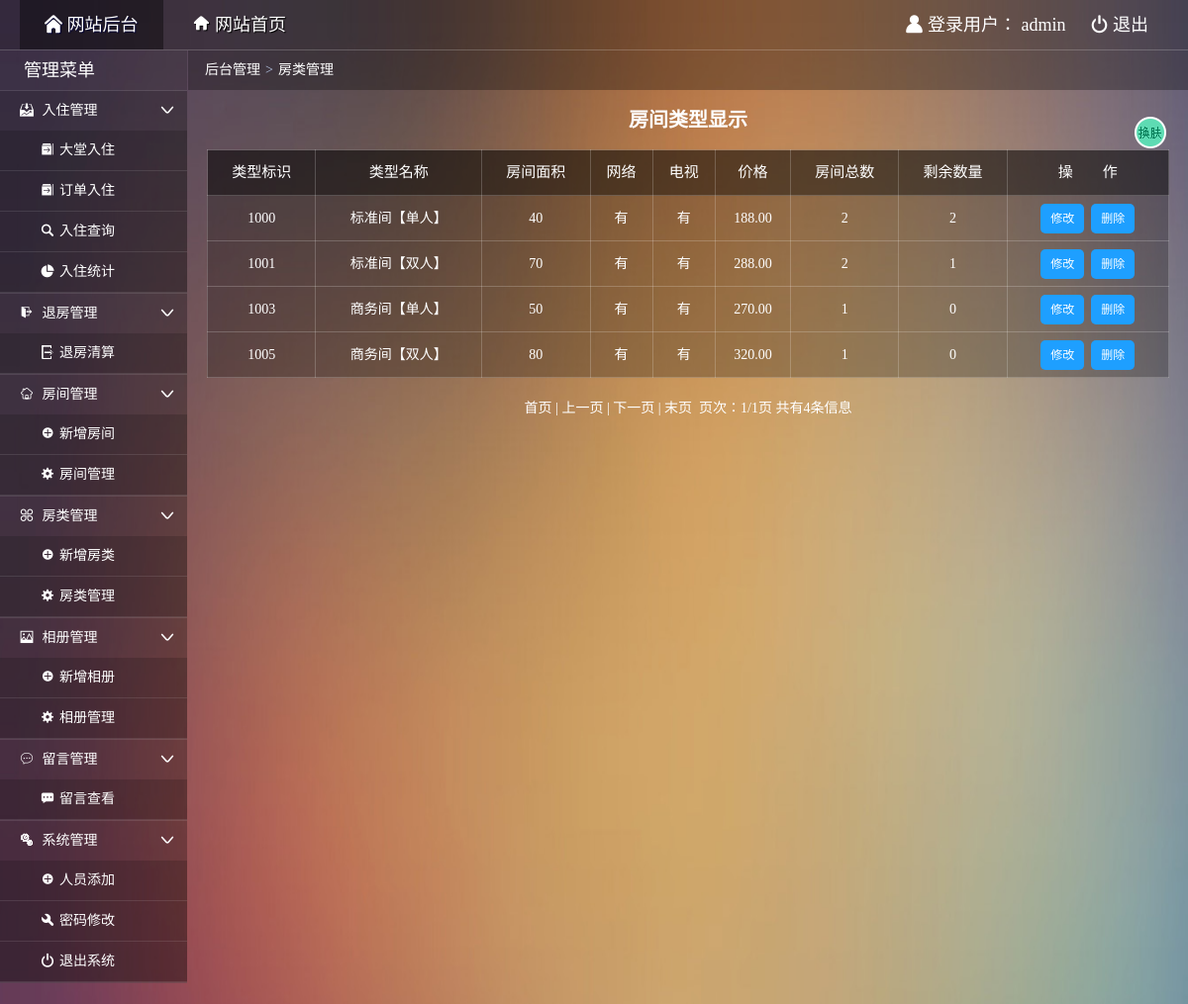
The page /admin/admin_rtypemgr.php (signed in) on the database its author committed.
### tables this page shows
CREATE TABLE IF NOT EXISTS `roomtype` (
  `typeid` int(4) NOT NULL auto_increment COMMENT '类型标识',
  `typename` varchar(20) NOT NULL COMMENT '类型名称',
  `area` varchar(2) NOT NULL COMMENT '房间面积',
  `hasNet` char(1) NOT NULL default '有' COMMENT '网络',
  `hasTV` char(1) NOT NULL default '有' COMMENT '有线电视',
  `price` decimal(8,2) NOT NULL COMMENT '价格',
  `totalnum` int(4) NOT NULL COMMENT '房间数量',
  `leftnum` int(4) NOT NULL COMMENT '剩余数量',
  PRIMARY KEY  (`typeid`)
);

### admin/admin_rtypemgr.php (the view, shortened to what this page needs)
<!doctype html>
<html>
<head>
  <link rel="stylesheet" type="text/css" href="css/common.css"/>
  <link rel="stylesheet" type="text/css" href="css/main.css"/>
</head>
<body>
  <div class="topbar-wrap white">
    <div class="topbar-inner clearfix">
      <div class="topbar-logo-wrap clearfix">
        <ul class="navbar-list clearfix">
          <li><a class="on" href="admin_index.php"><i class="icon-font">&#xe622;</i> 网站后台</a></li>
          <li><a href="../index.php" target="_blank"><i class="icon-font">&#xe681;</i> 网站首页</a></li>
        </ul>
      </div>
      <div class="top-info-wrap">
        <ul class="top-info-list clearfix">
          <li><i class="icon-font">&#xe607;</i> 登录用户：
            <?php
            if($_SESSION["aname"]){
              echo $_SESSION["aname"];
            }else{
              header("location:index.php");
              exit;
            }
            ?>
            </li>
          <li><a href="admin_logout.php"><i class="icon-font">&#xe638;</i> 退出</a></li>
        </ul>
      </div>
    </div>
  </div>
  <div class="container clearfix">
    <div class="main-wrap">
      <div class="crumb-wrap">
        <div class="crumb-list"><i class="icon-font"></i><a href="admin_index.php">后台管理</a><span class="crumb-step">&gt;</span><span class="crumb-name">房类管理</span></div>
      </div>
      <div class="search-wrap">房间类型显示</div>
      <div class="result-wrap">
        <div class="result-content">
          <table class="result-tab" width="100%">
            <tr>
              <th class="tc">类型标识</th>
              <th class="tc">类型名称</th>
              <th class="tc">房间面积</th>
              <th class="tc">网络</th>
              <th class="tc">电视</th>
              <th class="tc">价格</th>
              <th class="tc">房间总数</th>
              <th class="tc">剩余数量</th>
              <th class="tc">操&emsp;&emsp;作</th>
            </tr>
            <?php
              require("../dbconnect.php");
              $pagesize = 10;
              $sql = "select * from roomtype";
              $rs=mysqli_query($db_link,$sql);
              $recordcount=mysqli_num_rows($rs);
              $pagecount=($recordcount-1)/$pagesize+1;
              $pagecount=(int)$pagecount;
              $pageno=@$_GET["pageno"];
              if($pageno=="")
              {
                  $pageno=1;
              }
              $startno=($pageno-1)*$pagesize;
              $sql = "select * from roomtype order by typeid asc limit $startno,$pagesize";
              $rs=mysqli_query($db_link,$sql);
              while($rows=mysqli_fetch_assoc($rs))
              {?>
              <tr>
                <td class='tc'><?php echo $rows["typeid"] ?></td>
                <td class='tc'><?php echo $rows["typename"] ?></td>
                <td class='tc'><?php echo $rows["area"] ?></td>
                <td class='tc'><?php echo $rows["hasNet"] ?></td>
                <td class='tc'><?php echo $rows["hasTV"] ?></td>
                <td class='tc'><?php echo $rows["price"] ?></td>
                <td class='tc'><?php echo $rows["totalnum"] ?></td>
                <td class='tc'><?php echo $rows["leftnum"] ?></td>
                <td class='tc'>
                  <a href='admin_rtypemod.php?rid=<?php echo $rows["typeid"] ?>'  class='link-update'>修改</a>&nbsp;&nbsp;<a href='delete.php?rid=<?php echo $rows["typeid"] ?>' class='link-del''>删除</a>
                </td>
              </tr>
            <?php } ?>
          </table>
          <div class="list-page">
              <?php
                if($pageno==1)
                {
                  if($recordcount>$pagesize){
                    echo "首页 | 上一页 | <a href='?pageno=".($pageno+1)."'>下一页</a> | <a href='?pageno=".$pagecount."'>末页</a>";
                  }else{
                    echo "首页 | 上一页 | 下一页 | 末页";
                  }
                }
                echo "&nbsp;&nbsp;页次：".$pageno."/".$pagecount."页&nbsp;共有".$recordcount."条信息";
              ?>
          </div>
        </div>
      </div>
    </div>
  </div>
</body>
</html>

### admin/css/common.css (style rules this page uses)
html { height:100%; }
body { width:100%;font:14px/1.5 '微软雅黑';word-wrap:break-word;word-break:break-all;-webkit-text-size-adjust:none;background-color: #54364a;background-repeat: no-repeat;background-size:100% 200%;color:#fff; }
body,dl,dd,h1,h2,h3,h4,h5,h6,p,form,ul,ol,blockquote { margin:0 }
table { border-collapse:collapse;border-spacing:0 }
em,i,cite,blockquote { font-style:normal }
ul,ol,li { list-style:none outside;padding:0 }
h1,h2,h3,h4,h5,h6 { font-size:100% }
a { color:#fff;text-decoration:none;outline:0 }
.tc { text-align:center; }
.clearfix:after { content:".";display:block;height:0;clear:both;visibility:hidden; }
.clearfix { *height:1%; }
.white,.white a:link,.white a:visited { color:#fff; }
.icon-font { font-family:'iconfont'; speak:none; font-weight:400; font-style:normal; font-variant:normal; text-transform:none; line-height:1; -webkit-font-smoothing:antialiased; }
.topbar-wrap { height:50px;line-height:50px;background:rgba(0, 0, 0, 0.3);border-bottom: 1px solid rgba(255, 255, 255, 0.2); }
.topbar-logo-wrap { float:left; }
.topbar-inner { font-size:18px;padding:0 20px; }
.navbar-list { float:left; }
.top-info-wrap { float:right; }
.navbar-list li { float:left; }
.navbar-list li a { float:left;margin-right:5px;padding:0 25px;text-shadow:1px 1px 1px #000; }
.navbar-list li a.on { color:#fff;text-shadow:1px 1px 1px #003;background:rgba(0,0,0,0.4); }
.top-info-list li { float:left; }
.top-info-list li a { float:left;margin-left:5px;padding:0 20px;display:inline;zoom:1; }
.list-page { padding:20px 0;text-align:center; }

### admin/css/main.css (style rules this page uses)
.sidebar-wrap { float: left;width: 189px;background: rgba(0, 0, 0, 0.20); }
.main-wrap { margin-left: 190px;min-height:100%; }
.sidebar-title { border-bottom: 1px solid rgba(255, 255, 255, 0.1);height: 40px;line-height: 40px;text-indent:1em;font-size: 24px;text-align: left; }
.sidebar-title h1 { font-weight: normal;font-size:18px; }
.sidebar-list li { background-color: rgba(0, 0, 0, 0.1);border-bottom: 1px solid rgba(255, 255, 255, 0.1); }
.sidebar-list li .icon-font { margin-right: 5px;color: #fff;font-size: 14px; }
.sidebar-list li a { padding: 0 15px 0 20px;display: block;color:#fff;height: 40px;line-height: 40px;position: relative; }
.sub-menu { background:rgba(0, 0, 0, 0.15); }
.sub-menu li { padding-left: 21px;background-color: rgba(0, 0, 0, 0.01);border-bottom: 1px solid rgba(255, 255, 255, 0.1); }
.sub-menu .icon-font { font-size: 11px; }
.crumb-wrap { height: 40px;line-height: 39px;background: rgba(0,0,0,0.3); }
.crumb-list { padding-left: 12px; }
.crumb-step { margin: 0 5px;color: #b2c2e0;font-family: serif; }
.search-wrap { padding: 15px 0;border-bottom: 1px solid #e5e5e5; }
.result-wrap { padding:0 19px; }
.result-tab { border-collapse:collapse;background-color: rgba(0,0,0,0.25); }
.result-tab th { font-weight: normal;font-size: 15px;background:rgba(0,0,0,0.4); }
.result-tab th,.result-tab td { padding:5px;border:1px solid rgba(255,255,255,0.2); }
.result-tab tr { line-height:35px;transition:all,.3s,ease; }
.result-tab .tc { text-align: center; }
.tc>a { background-color: #1E9FFF; display: inline-block; text-align: center; height: 30px; line-height: 30px; padding: 0 10px 0; border-radius: 5px; font-size: 12px; }
.search-wrap { font-weight: 700;padding: 15px 0 15px;color:#fff;text-align:center;font-size:20px;border:none; }
.icon { position: absolute; right: 8px; top: 12px; }
.set-btn { width: 32px;height: 32px;cursor: pointer;position: fixed;right: 22px;top: 118px;overflow: hidden;background-image: url(../img/s1.png);animation:setbtn 4s linear 0s infinite; }

### rows shown on the page
roomtype: typeid "1000", typename "标准间【单人】", area "40", hasNet "有", hasTV "有", price "188.00", totalnum "2", leftnum "2"
roomtype: typeid "1001", typename "标准间【双人】", area "70", hasNet "有", hasTV "有", price "288.00", totalnum "2", leftnum "1"
roomtype: typeid "1003", typename "商务间【单人】", area "50", hasNet "有", hasTV "有", price "270.00", totalnum "1", leftnum "0"
roomtype: typeid "1005", typename "商务间【双人】", area "80", hasNet "有", hasTV "有", price "320.00", totalnum "1", leftnum "0"

### other values the page prints
$_SESSION["aname"] "admin"
$pageno "1"
$pagecount "1"
$recordcount "4"
